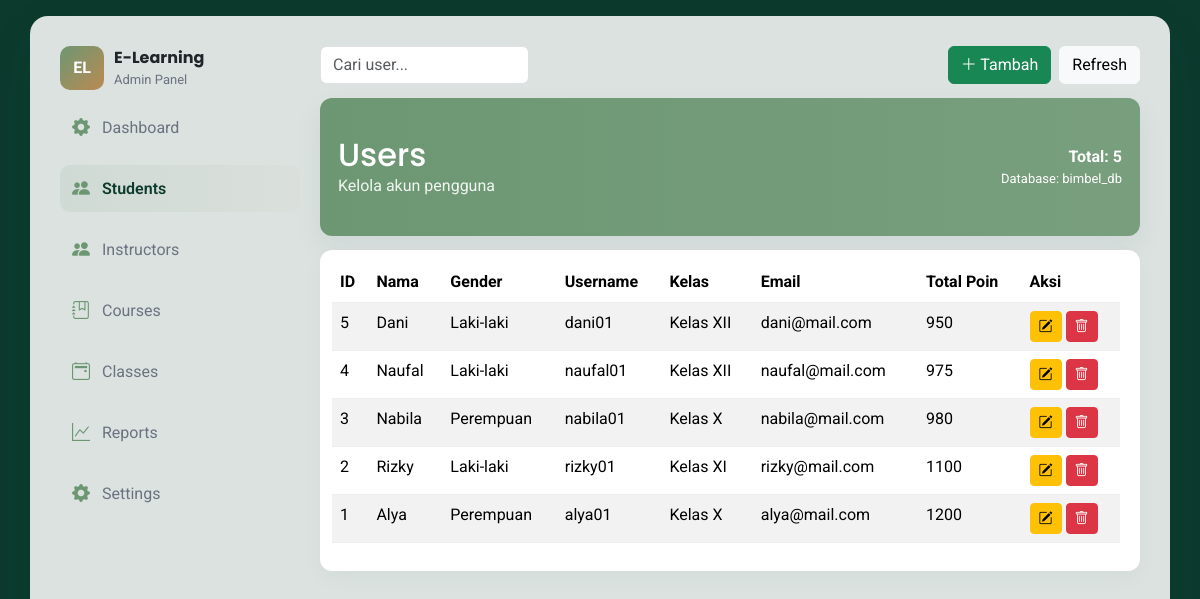
The app's page /user.php, older data.
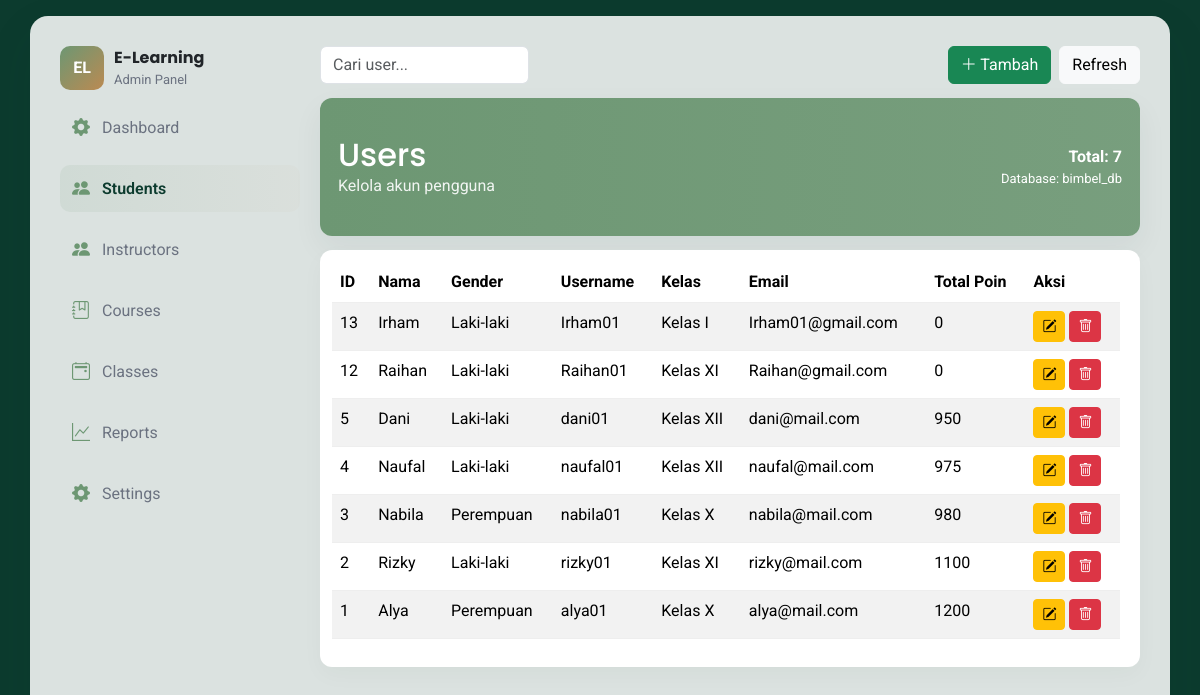
The same page, newer data.
### tables this page shows
CREATE TABLE `users` (
  `id` int(11) NOT NULL,
  `name` varchar(100) DEFAULT NULL,
  `gender` varchar(100) DEFAULT NULL,
  `username` varchar(255) DEFAULT NULL,
  `kelas` varchar(100) DEFAULT NULL,
  `email` varchar(100) NOT NULL,
  `password` varchar(255) NOT NULL,
  `total_points` int(11) DEFAULT 0,
  `created_at` timestamp NOT NULL DEFAULT current_timestamp()
);

### user.php (the view, shortened to what the changed rows need)
<?php
$DB_HOST = 'localhost';
$DB_NAME = 'bimbel_db';
$DB_USER = 'root';
$DB_PASS = '';
$charset = 'utf8mb4';
$dsn = "mysql:host=$DB_HOST;dbname=$DB_NAME;charset=$charset";
$options = [
    PDO::ATTR_ERRMODE => PDO::ERRMODE_EXCEPTION,
    PDO::ATTR_DEFAULT_FETCH_MODE => PDO::FETCH_ASSOC,
];
try {
    $pdo = new PDO($dsn, $DB_USER, $DB_PASS, $options);
} catch (PDOException $e) {
    echo '<h2>Koneksi ke database gagal</h2>';
    echo '<pre>' . htmlspecialchars($e->getMessage()) . '</pre>';
    exit;
}
$sql = "SELECT id, name, gender, username, kelas, email, total_points, created_at FROM users ORDER BY id DESC";
$users = [];
try {
    $stmt = $pdo->query($sql);
    $users = $stmt->fetchAll();
} catch (Exception $e) {
    $users = [];
    $fetchError = $e->getMessage();
}
function e($s){
    return htmlspecialchars($s, ENT_QUOTES | ENT_SUBSTITUTE, 'UTF-8');
}
?>
<!doctype html>
<html lang="id">
<head>
  <link href="https://cdn.jsdelivr.net/npm/bootstrap@5.3.2/dist/css/bootstrap.min.css" rel="stylesheet">
  <link href="https://cdn.jsdelivr.net/npm/bootstrap-icons@1.11.3/font/bootstrap-icons.css" rel="stylesheet">
</head>
<body>
  <div class="cover" role="application" aria-label="Admin cover dashboard">
    <div class="main">
      <div class="hero">
        <div>
          <h2 style="margin:0; font-family:'Poppins',sans-serif">Users</h2>
        </div>
        <div style="text-align:right">
          <div style="font-weight:700">Total: <?php echo count($users); ?></div>
          <div style="font-size:13px">Database: <?php echo e($DB_NAME); ?></div>
        </div>
      </div>
      <div class="body-row">
        <div class="col-left">
          <div class="panel">
            <div class="body">
                <table id="usersTable" class="table table-striped users-table">
                  <thead>
                  <tr>
                    <th>ID</th>
                    <th>Nama</th>
                    <th>Gender</th>
                    <th>Username</th>
                    <th>Kelas</th>
                    <th>Email</th>
                    <th>Total Poin</th>
                    <th>Aksi</th>
                  </tr>
                  </thead>
                <tbody>
<?php if (empty($users)): ?>
  <tr>
    <td colspan="7" class="text-center">Tidak ada data.</td>
  </tr>
<?php else: ?>
  <?php foreach ($users as $r): ?>
    <tr>
      <td><?= e($r['id']) ?></td>
      <td><?= e($r['name']) ?></td>
      <td><?= e($r['gender']) ?></td>
      <td><?= e($r['username']) ?></td>
      <td><?= e($r['kelas']) ?></td>
      <td><?= e($r['email']) ?></td>
      <td><?= e($r['total_points']) ?></td>
      <td>
        <div class="d-flex gap-1">
        <button class="btn btn-sm btn-warning"
          data-bs-toggle="modal"
          data-bs-target="#modalEdit"
          data-id="<?= e($r['id']) ?>"
          data-name="<?= e($r['name']) ?>"
          data-gender="<?= e($r['gender']) ?>"
          data-username="<?= e($r['username']) ?>"
          data-kelas="<?= e($r['kelas']) ?>"
          data-email="<?= e($r['email']) ?>">
          <i class="bi bi-pencil-square"></i>
        </button>
          <button class="btn btn-sm btn-danger"
                  data-bs-toggle="modal"
                  data-bs-target="#modalHapus"
                  data-id="<?= e($r['id']) ?>">
            <i class="bi bi-trash"></i>
          </button>
        </div>
      </td>
    </tr>
  <?php endforeach; ?>
<?php endif; ?>
</tbody>
                </table>
            </div>
          </div>
        </div>
    </div>
  </div>
</body>
</html>

Row changes from the older to the newer data that the page shows:
added users: id "13", name "Irham", gender "Laki-laki", username "Irham01", kelas "Kelas I", email "Irham01@gmail.com", total_points "0"
added users: id "12", name "Raihan", gender "Laki-laki", username "Raihan01", kelas "Kelas XI", email "Raihan@gmail.com", total_points "0"
Text that changed along with them:
count($users): "5" → "7"
